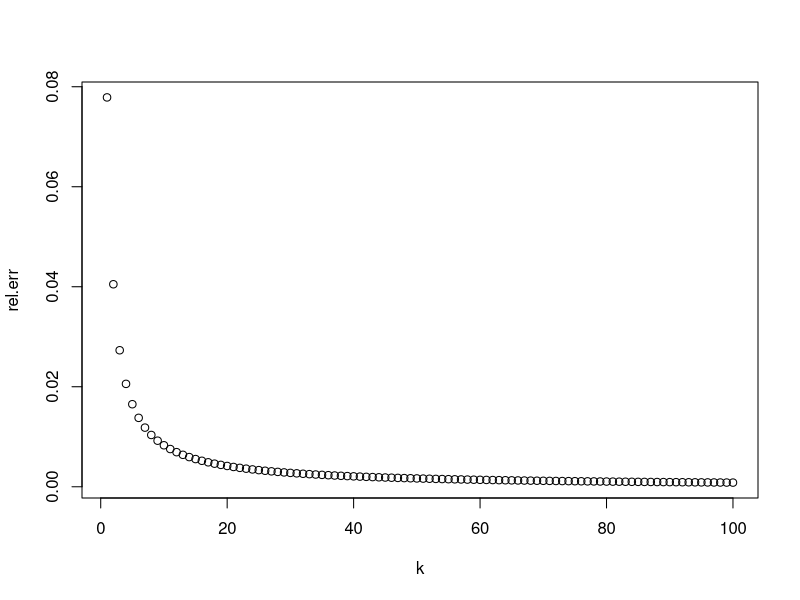
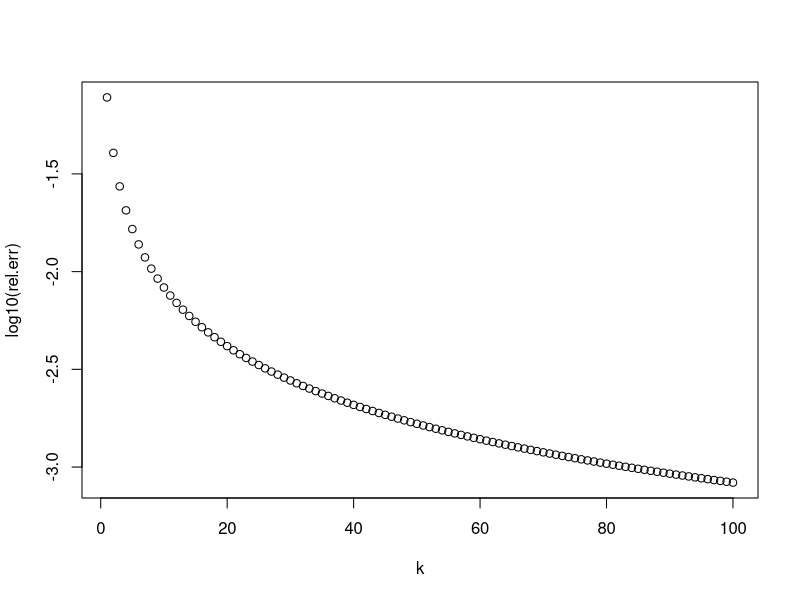

R code for these plots, in order:
exact <- c(1:100)
stirling <- c(1:100)
rel.err <- c(1:100)

for (i in 1:100) {
  exact[i] <- factorial(i)
  stirling[i] <- (i/exp(1))^i * sqrt(2*pi*i)
}

rel.err <- abs((stirling-exact)/exact)
plot(1:length(rel.err), rel.err, xlab = "k")
plot(1:length(rel.err), log10(rel.err), xlab = "k")
